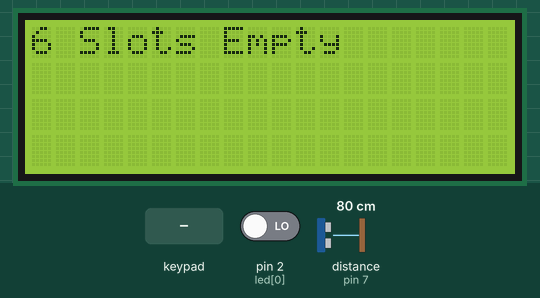
Simulated run of this sketch. Board: Arduino Uno, built with avr-gcc and run on an emulated ATmega328P. Parts: 20×4 character LCD. The inputs (shaded band) are chosen by the test bench; at power-on: pin 2 (led[0]) LOW, distance to the obstacle (sensor on pin 7) 80 cm. The echo pulse lasts 58.3 µs per cm; the local clock reads 2024-03-15 10:24:30 at power-on unless the sketch sets it; what the sketch prints to the serial monitor is not drawn.

Above: at 2.1 s.
5.3 s: keypad keys 1 3 9 7 2 pressed 0.4 s apart
At 6.1 s:
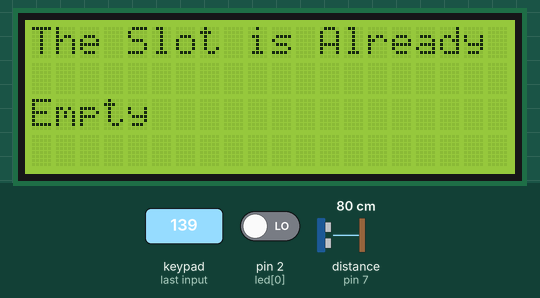
10.3 s: key '1' pressed
At 11.1 s:
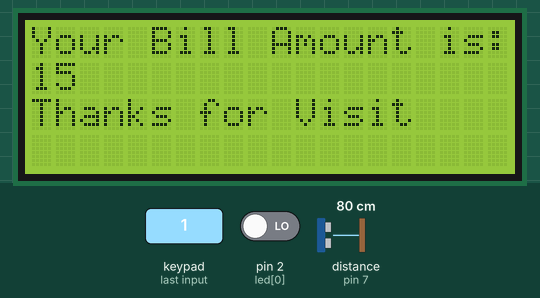
12.9 s: keypad keys 9 1 0 1 1 # pressed 0.4 s apart
At 15.4 s:
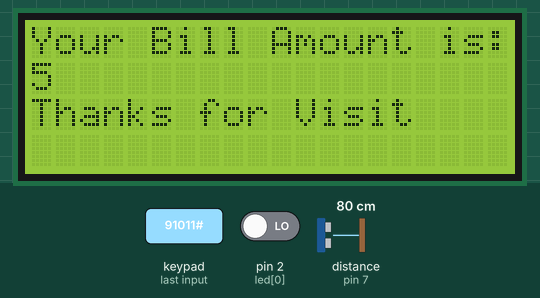
17.1 s: keypad keys 9 1 0 1 1 * pressed 0.4 s apart
At 17.8 s:
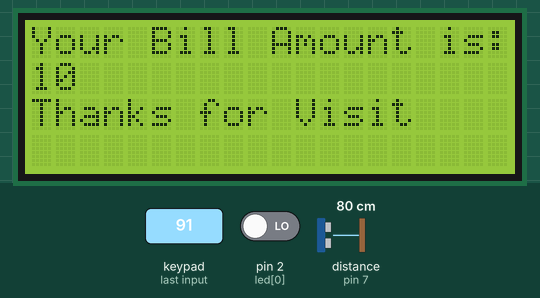
21.0 s: key '2' pressed
At 22.1 s:
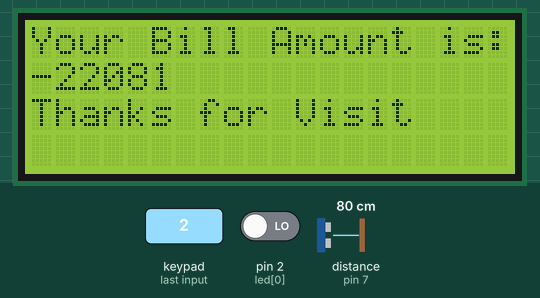
Timing chart, 0 to 24.0 s (numbered marks = the images above; inputs shaded):
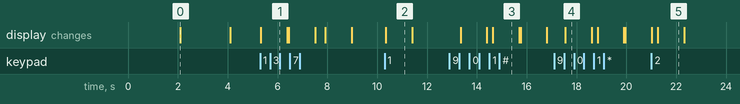

Measured:
- after the input at 5.3 s, the display: changes at once (image 1)
- after the input at 10.3 s, the display: changes after 0.05 s (image 2)
- after the input at 12.9 s, the display: first changes after 0.45 s (image 3 shows a later state)
- after the input at 17.1 s, the display: changes after 0.45 s (image 4)
- after the input at 21.0 s, the display: first differs from a run without the input after 0.26 s (image 5)
- what the display in image 0 shows lasts 2.0 s, from 2.1 s to 4.1 s
- what the display in image 2 shows lasts 1.1 s, from 10.3 s to 11.4 s

The sketch:

sketch_oct03a.ino
```cpp
#include <Wire.h>
#include <LiquidCrystal_I2C.h>
#include <Keypad.h>
#include "RTClib.h"

// Pins Declaration
#define ECHOpin 7
#define TRIGpin 8
int led[] = {2, 3, 4, 5, 6};
byte rowPins[4] = {A0, A1, A2, A3}; // Connect to the row pinouts of the keypad
byte colPins[3] = {9, 10, 11};      // Connect to the column pinouts of the keypad

// Variables Declaration
const byte ROWS = 4; // Four rows
const byte COLS = 3; // Three columns
char hexaKeys[ROWS][COLS] = {
    {'1', '2', '3'},
    {'4', '5', '6'},
    {'7', '8', '9'},
    {'*', '0', '#'}};

// Variables Declaration
long duration; // Variable for the duration of sound wave travel
float distance; // Variable for the distance measurement
int charge = 5;
int amount;
long unsigned int cometime[5] = {0, 0, 0, 0, 0};
long unsigned int gotime[5] = {0, 0, 0, 0, 0};

// Object Declaration
Keypad customKeypad = Keypad(makeKeymap(hexaKeys), rowPins, colPins, ROWS, COLS);
LiquidCrystal_I2C lcd(0x20, 20, 4);
RTC_DS1307 rtc;

void setup()
{
    Serial.begin(9600);
    lcd.init();
    lcd.backlight();
    pinMode(TRIGpin, OUTPUT);
    pinMode(ECHOpin, INPUT);

    // Set all LED indicators to LOW (empty slots)
    for (int i = 0; i < 5; i++)
    {
        digitalWrite(led[i], LOW);
    }

    Serial.println("Made by ParkKaro");
    lcd.setCursor(0, 0);
    lcd.print("Made by");
    lcd.setCursor(0, 1);
    lcd.print("INSIDIOUS");
    delay(2000);
    Serial.println("Setup complete");


    // Display the initial message indicating empty slots
    lcd.clear();
    lcd.setCursor(0, 0);
    lcd.print("6 Slots Empty");
    delay(2000);
    lcd.clear();

    if (!rtc.begin())
    {
        Serial.println("Couldn't find RTC");
        Serial.flush();
        abort();
    }
}


// Function for calculating Distance
int dist()
{
    digitalWrite(TRIGpin, LOW);
    delayMicroseconds(4);
    digitalWrite(TRIGpin, HIGH);
    delayMicroseconds(10);
    digitalWrite(TRIGpin, LOW);
    duration = pulseIn(ECHOpin, HIGH);
    distance = duration * 0.034 / 2;
    Serial.print("Distance: ");
    Serial.print(distance);
    Serial.println(" cm");
    return distance;
}

// Loop Function
void loop()
{
    DateTime now = rtc.now();
    char customKey = customKeypad.getKey();
    if (customKey)
    {
        Serial.println(customKey);
        for (int i = 0; i < 5; i++)
        {
            if (String(customKey) == String(i + 1))
            {
                if (digitalRead(led[i]) == HIGH)
                {
                    digitalWrite(led[i], LOW);
                    gotime[i] = now.unixtime();
                    amount = charge * (gotime[i] - cometime[i]);
                    lcd.setCursor(0, 0);
                    lcd.print("Your Bill Amount is: ");
                    lcd.setCursor(0, 1);
                    lcd.print(amount);
                    Serial.print("Your Bill Amount is: ");
                    Serial.println(amount);
                    lcd.setCursor(0, 2);
                    lcd.print("Thanks for Visit");
                    Serial.println("Thanks for Visit");
                    delay(1000);
                    lcd.clear();
                }
                else
                {
                    for (int j = 0; j < 5; j++)
                    {
                        led[j] = LOW;
                    }
                    lcd.print("The Slot is Already Empty");
                    Serial.println("The Slot is Already Empty");
                    delay(1000);
                    for (int j = 0; j < 5; j++)
                    {
                        led[j] = LOW;
                    }
                }
            }
        }

        if (dist() < 100)
        {
            for (int i = 0; i < 5; i++)
            {
                if (digitalRead(led[i]) == LOW)
                {
                    while (dist() < 100)
                    {
                        lcd.setCursor(0, 0);
                        lcd.print("Park your car at slot ");
                        lcd.print(i + 1);
                        digitalWrite(led[i], HIGH);
                        cometime[i] = now.unixtime();
                        for (int j = 0; j < 5; j++)
                        {
                            led[j] = LOW;
                        }
                        break;
                    }
                }
            }

            if (digitalRead(led[0]) == HIGH && digitalRead(led[1]) == HIGH && digitalRead(led[2]) == HIGH && digitalRead(led[3]) == HIGH && digitalRead(led[4]) == HIGH)
            {
                Serial.println("No More Slots");
                lcd.clear();
                lcd.print("No More Slots");
                lcd.clear();
            }
        }
    }
}
```
